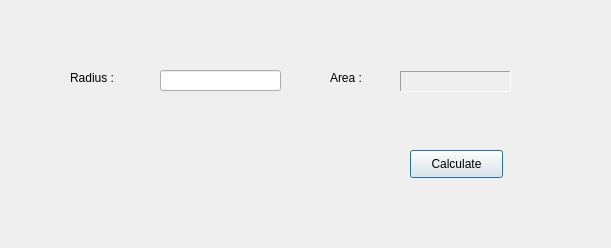
<?xml version="1.0" encoding="UTF-8"?>
<ui version="4.0">
 <class>Dialog</class>
 <widget class="QDialog" name="Dialog">
  <property name="geometry">
   <rect>
    <x>0</x>
    <y>0</y>
    <width>611</width>
    <height>248</height>
   </rect>
  </property>
  <property name="windowTitle">
   <string>Dialog</string>
  </property>
  <widget class="QLabel" name="RadiusLabel">
   <property name="geometry">
    <rect>
     <x>70</x>
     <y>70</y>
     <width>72</width>
     <height>15</height>
    </rect>
   </property>
   <property name="text">
    <string>Radius :</string>
   </property>
  </widget>
  <widget class="QLabel" name="areaLabel_2">
   <property name="geometry">
    <rect>
     <x>400</x>
     <y>71</y>
     <width>111</width>
     <height>21</height>
    </rect>
   </property>
   <property name="frameShape">
    <enum>QFrame::Panel</enum>
   </property>
   <property name="frameShadow">
    <enum>QFrame::Sunken</enum>
   </property>
   <property name="text">
    <string/>
   </property>
  </widget>
  <widget class="QLabel" name="areaLabel_1">
   <property name="geometry">
    <rect>
     <x>330</x>
     <y>70</y>
     <width>61</width>
     <height>16</height>
    </rect>
   </property>
   <property name="text">
    <string>Area :</string>
   </property>
  </widget>
  <widget class="QLineEdit" name="lineEdit">
   <property name="geometry">
    <rect>
     <x>160</x>
     <y>70</y>
     <width>121</width>
     <height>21</height>
    </rect>
   </property>
  </widget>
  <widget class="QPushButton" name="countBtn">
   <property name="geometry">
    <rect>
     <x>410</x>
     <y>150</y>
     <width>93</width>
     <height>28</height>
    </rect>
   </property>
   <property name="text">
    <string>Calculate</string>
   </property>
  </widget>
 </widget>
 <layoutdefault spacing="6" margin="11"/>
 <resources/>
 <connections/>
</ui>
